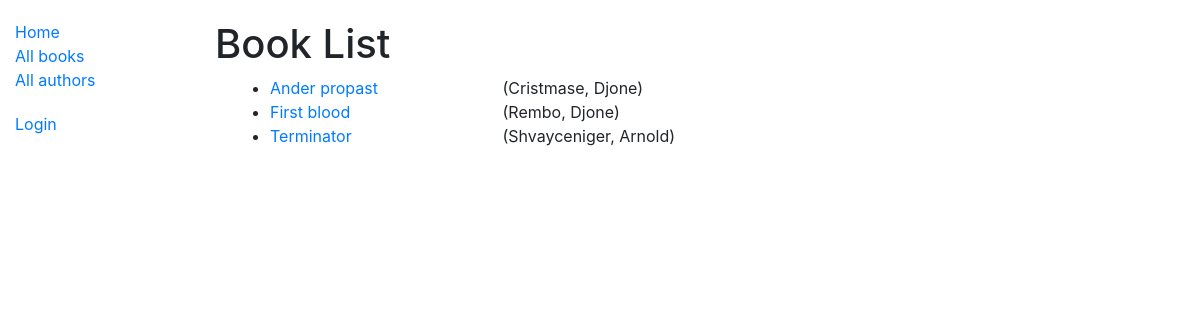
/catalog/books/, run on the app's committed database.
### catalog/models.py (models this page shows, shortened)
class Book(models.Model):
    title = models.CharField(max_length=200)
    author = models.ForeignKey('Author', on_delete=models.SET_NULL, null=True)
    summary = models.TextField(max_length=1000, help_text='Enter a brief description of the book')
    isbn = models.CharField('ISBN', max_length=13, help_text='13 Character <a href="https://www.isbn-international.org/content/what-isbn">ISBN number</a>')
    genre = models.ManyToManyField(Genre, help_text='Select a genre for this book')
    language = models.ForeignKey('Language', on_delete=models.SET_NULL, null=True)
    def get_absolute_url(self):
        return reverse('book-detail', args=[str(self.id)])
    def display_genre(self):
        """Create a string for the Genre. This is required to display genre in Admin."""
        return ', '.join(genre.name for genre in self.genre.all())
    display_genre.short_description = 'Genre'

class Author(models.Model):
    first_name = models.CharField(max_length=100)
    last_name = models.CharField(max_length=100)
    date_of_birth = models.DateField(null=True, blank=True)
    date_of_death = models.DateField('died', null=True, blank=True)
    class Meta:
        ordering = ['last_name', 'first_name']
    def __str__(self):
        return f'{self.last_name}, {self.first_name}'

### catalog/views.py (the view)
# urls.py: path('books/', views.BookListView.as_view(), name='books'),
class BookListView(generic.ListView):
    model = Book
    paginate_by = 10

### catalog/templates/catalog/book_list.html (shortened to what this page needs)
{% extends "base_generic.html" %}
{% block content %}
  <h1>Book List</h1>
  {% if book_list %}
    <div class="container">
      <ul>
        {% for book in book_list %}
          <div class="row">
            <div class="col-3">
              <li>
                <a href="{{ book.get_absolute_url }}">
                  {{ book.title }}
                </a>
              </li>
            </div>
            <div class="col">
              ({{book.author}})
            </div>
            <div class="col">
            </div>
          </div>
        {%endfor%}
      </ul>
    </div>
  {% else %}
    <p>There are no books in the library.</p>
  {% endif %}
{% endblock %}

### catalog/static/css/styles.css (style rules this page uses)
h1 { margin-top: 20px; }

### data on the page
Book: title "Ander propast", author "Cristmase, Djone"
Book: title "First blood", author "Rembo, Djone"
Book: title "Terminator", author "Shvayceniger, Arnold"
